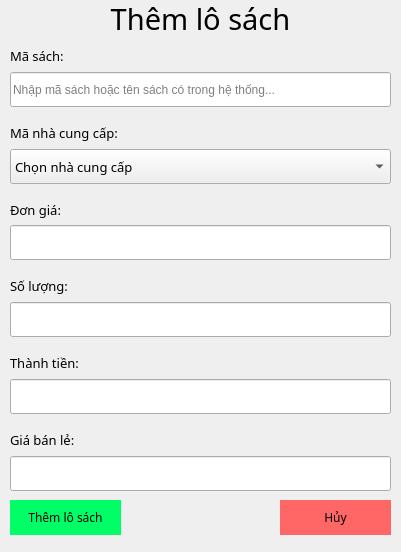
<?xml version="1.0" encoding="UTF-8"?>
<ui version="4.0">
 <class>qlnhapsach_ThemLoSach</class>
 <widget class="QDialog" name="qlnhapsach_ThemLoSach">
  <property name="geometry">
   <rect>
    <x>0</x>
    <y>0</y>
    <width>401</width>
    <height>552</height>
   </rect>
  </property>
  <property name="windowTitle">
   <string>Dialog</string>
  </property>
  <property name="windowIcon">
   <iconset resource="../new_resource.qrc">
    <normaloff>:/newPrefix/icons/addLS.png</normaloff>:/newPrefix/icons/addLS.png</iconset>
  </property>
  <widget class="QPushButton" name="btnThemLoSach">
   <property name="geometry">
    <rect>
     <x>10</x>
     <y>500</y>
     <width>111</width>
     <height>35</height>
    </rect>
   </property>
   <property name="minimumSize">
    <size>
     <width>0</width>
     <height>35</height>
    </size>
   </property>
   <property name="maximumSize">
    <size>
     <width>16777215</width>
     <height>35</height>
    </size>
   </property>
   <property name="font">
    <font>
     <family>Bahnschrift</family>
    </font>
   </property>
   <property name="styleSheet">
    <string notr="true">background-color: #00FF66;
border: 1px solid #00FF66;</string>
   </property>
   <property name="text">
    <string>Thêm lô sách</string>
   </property>
   <property name="icon">
    <iconset resource="../new_resource.qrc">
     <normaloff>:/newPrefix/icons/addLS.png</normaloff>:/newPrefix/icons/addLS.png</iconset>
   </property>
  </widget>
  <widget class="QPushButton" name="btnThoat">
   <property name="geometry">
    <rect>
     <x>280</x>
     <y>500</y>
     <width>111</width>
     <height>35</height>
    </rect>
   </property>
   <property name="minimumSize">
    <size>
     <width>0</width>
     <height>35</height>
    </size>
   </property>
   <property name="maximumSize">
    <size>
     <width>16777215</width>
     <height>35</height>
    </size>
   </property>
   <property name="font">
    <font>
     <family>Bahnschrift</family>
    </font>
   </property>
   <property name="styleSheet">
    <string notr="true">background-color: #FF6666;
border: 1px solid #FF6666;</string>
   </property>
   <property name="text">
    <string>Hủy</string>
   </property>
   <property name="icon">
    <iconset resource="../new_resource.qrc">
     <normaloff>:/newPrefix/icons/exitLS.png</normaloff>:/newPrefix/icons/exitLS.png</iconset>
   </property>
  </widget>
  <widget class="QWidget" name="verticalLayoutWidget">
   <property name="geometry">
    <rect>
     <x>0</x>
     <y>0</y>
     <width>401</width>
     <height>37</height>
    </rect>
   </property>
   <layout class="QVBoxLayout" name="verticalLayout_8">
    <item>
     <widget class="QLabel" name="label">
      <property name="font">
       <font>
        <family>Bahnschrift</family>
        <pointsize>22</pointsize>
       </font>
      </property>
      <property name="text">
       <string>Thêm lô sách</string>
      </property>
      <property name="alignment">
       <set>Qt::AlignCenter</set>
      </property>
     </widget>
    </item>
   </layout>
  </widget>
  <widget class="QWidget" name="layoutWidget">
   <property name="geometry">
    <rect>
     <x>10</x>
     <y>40</y>
     <width>381</width>
     <height>451</height>
    </rect>
   </property>
   <layout class="QVBoxLayout" name="verticalLayout_7">
    <property name="spacing">
     <number>10</number>
    </property>
    <item>
     <layout class="QVBoxLayout" name="verticalLayout">
      <property name="spacing">
       <number>0</number>
      </property>
      <item>
       <widget class="QLabel" name="label_2">
        <property name="font">
         <font>
          <family>Bahnschrift</family>
          <pointsize>10</pointsize>
         </font>
        </property>
        <property name="text">
         <string>Mã sách:</string>
        </property>
       </widget>
      </item>
      <item>
       <widget class="QLineEdit" name="txtChonMaSach">
        <property name="minimumSize">
         <size>
          <width>0</width>
          <height>35</height>
         </size>
        </property>
        <property name="maximumSize">
         <size>
          <width>16777215</width>
          <height>35</height>
         </size>
        </property>
        <property name="inputMask">
         <string/>
        </property>
        <property name="placeholderText">
         <string>Nhập mã sách hoặc tên sách có trong hệ thống...</string>
        </property>
       </widget>
      </item>
     </layout>
    </item>
    <item>
     <layout class="QVBoxLayout" name="verticalLayout_6">
      <property name="spacing">
       <number>0</number>
      </property>
      <item>
       <widget class="QLabel" name="label_7">
        <property name="font">
         <font>
          <family>Bahnschrift</family>
          <pointsize>10</pointsize>
         </font>
        </property>
        <property name="text">
         <string>Mã nhà cung cấp:</string>
        </property>
       </widget>
      </item>
      <item>
       <widget class="QComboBox" name="cbbChonMaNCC">
        <property name="minimumSize">
         <size>
          <width>0</width>
          <height>35</height>
         </size>
        </property>
        <property name="maximumSize">
         <size>
          <width>16777215</width>
          <height>35</height>
         </size>
        </property>
        <property name="font">
         <font>
          <family>Bahnschrift</family>
          <pointsize>10</pointsize>
         </font>
        </property>
        <property name="autoFillBackground">
         <bool>false</bool>
        </property>
        <property name="styleSheet">
         <string notr="true"/>
        </property>
        <property name="editable">
         <bool>false</bool>
        </property>
        <property name="iconSize">
         <size>
          <width>16</width>
          <height>16</height>
         </size>
        </property>
        <item>
         <property name="text">
          <string>Chọn nhà cung cấp</string>
         </property>
        </item>
        <item>
         <property name="text">
          <string>-------------------</string>
         </property>
        </item>
       </widget>
      </item>
     </layout>
    </item>
    <item>
     <layout class="QVBoxLayout" name="verticalLayout_2">
      <property name="spacing">
       <number>0</number>
      </property>
      <item>
       <widget class="QLabel" name="label_3">
        <property name="font">
         <font>
          <family>Bahnschrift</family>
          <pointsize>10</pointsize>
         </font>
        </property>
        <property name="text">
         <string>Đơn giá:</string>
        </property>
       </widget>
      </item>
      <item>
       <widget class="QLineEdit" name="txtDonGia">
        <property name="minimumSize">
         <size>
          <width>0</width>
          <height>35</height>
         </size>
        </property>
        <property name="maximumSize">
         <size>
          <width>16777215</width>
          <height>35</height>
         </size>
        </property>
       </widget>
      </item>
     </layout>
    </item>
    <item>
     <layout class="QVBoxLayout" name="verticalLayout_3">
      <property name="spacing">
       <number>0</number>
      </property>
      <item>
       <widget class="QLabel" name="label_4">
        <property name="font">
         <font>
          <family>Bahnschrift</family>
          <pointsize>10</pointsize>
         </font>
        </property>
        <property name="text">
         <string>Số lượng:</string>
        </property>
       </widget>
      </item>
      <item>
       <widget class="QLineEdit" name="txtSoLuong">
        <property name="minimumSize">
         <size>
          <width>0</width>
          <height>35</height>
         </size>
        </property>
        <property name="maximumSize">
         <size>
          <width>16777215</width>
          <height>35</height>
         </size>
        </property>
       </widget>
      </item>
     </layout>
    </item>
    <item>
     <layout class="QVBoxLayout" name="verticalLayout_4">
      <property name="spacing">
       <number>0</number>
      </property>
      <item>
       <widget class="QLabel" name="label_5">
        <property name="font">
         <font>
          <family>Bahnschrift</family>
          <pointsize>10</pointsize>
         </font>
        </property>
        <property name="text">
         <string>Thành tiền:</string>
        </property>
       </widget>
      </item>
      <item>
       <widget class="QLineEdit" name="txtThanhTien">
        <property name="minimumSize">
         <size>
          <width>0</width>
          <height>35</height>
         </size>
        </property>
        <property name="maximumSize">
         <size>
          <width>16777215</width>
          <height>35</height>
         </size>
        </property>
        <property name="readOnly">
         <bool>true</bool>
        </property>
       </widget>
      </item>
     </layout>
    </item>
    <item>
     <layout class="QVBoxLayout" name="verticalLayout_5">
      <property name="spacing">
       <number>0</number>
      </property>
      <item>
       <widget class="QLabel" name="label_6">
        <property name="font">
         <font>
          <family>Bahnschrift</family>
          <pointsize>10</pointsize>
         </font>
        </property>
        <property name="text">
         <string>Giá bán lẻ:</string>
        </property>
       </widget>
      </item>
      <item>
       <widget class="QLineEdit" name="txtGiaBanLe">
        <property name="minimumSize">
         <size>
          <width>0</width>
          <height>35</height>
         </size>
        </property>
        <property name="maximumSize">
         <size>
          <width>16777215</width>
          <height>35</height>
         </size>
        </property>
       </widget>
      </item>
     </layout>
    </item>
   </layout>
  </widget>
 </widget>
 <resources>
  <include location="../new_resource.qrc"/>
 </resources>
 <connections/>
</ui>
